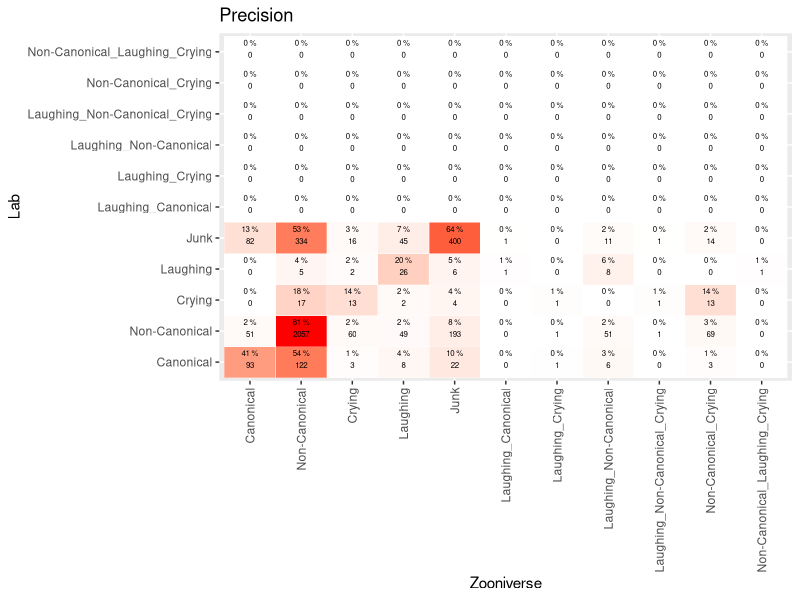
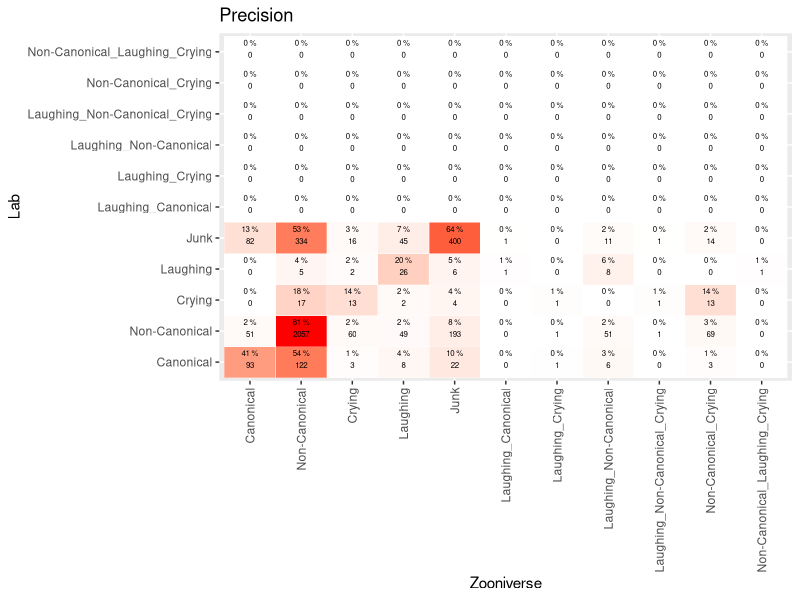
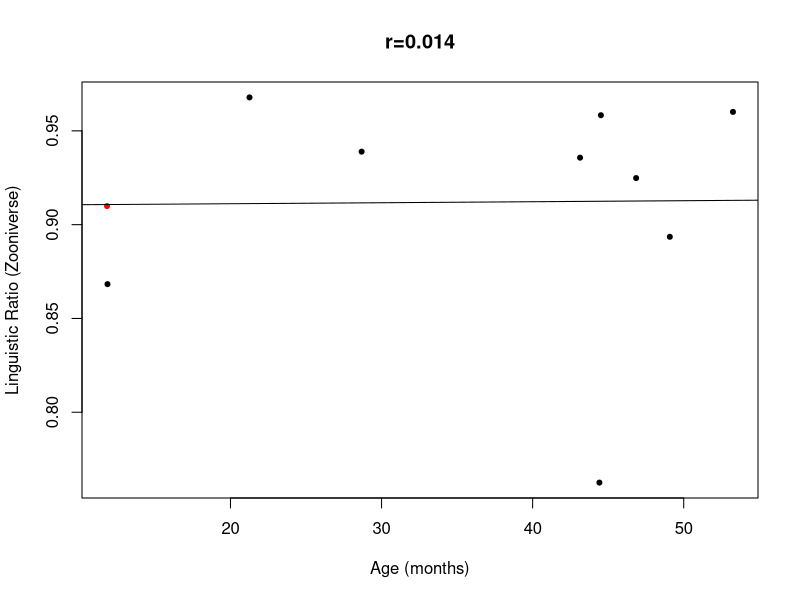
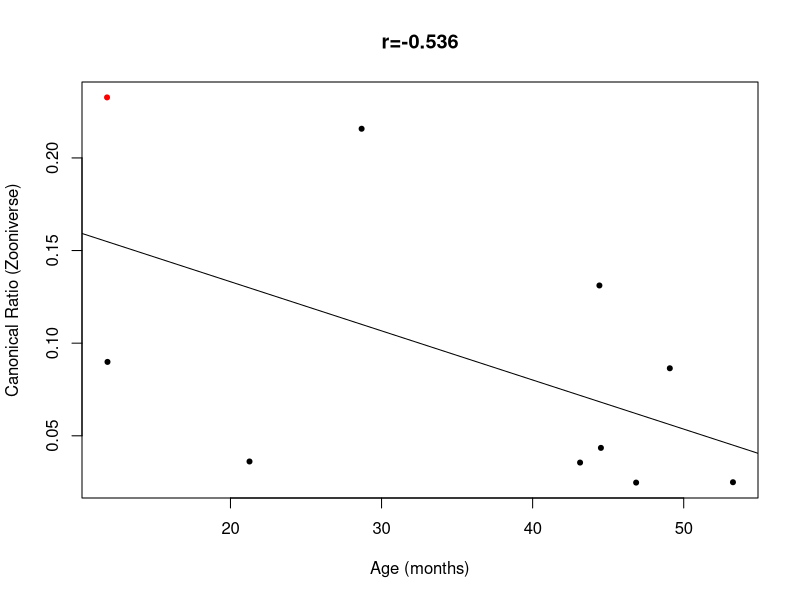
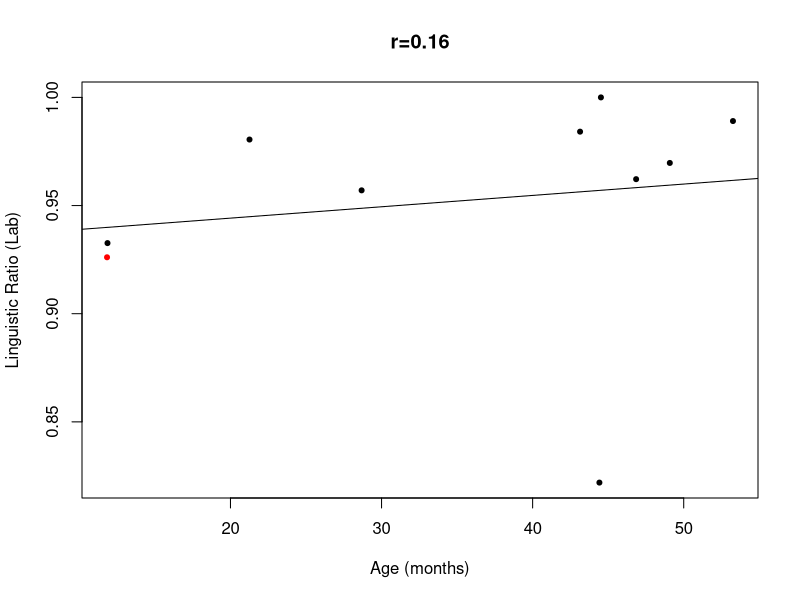
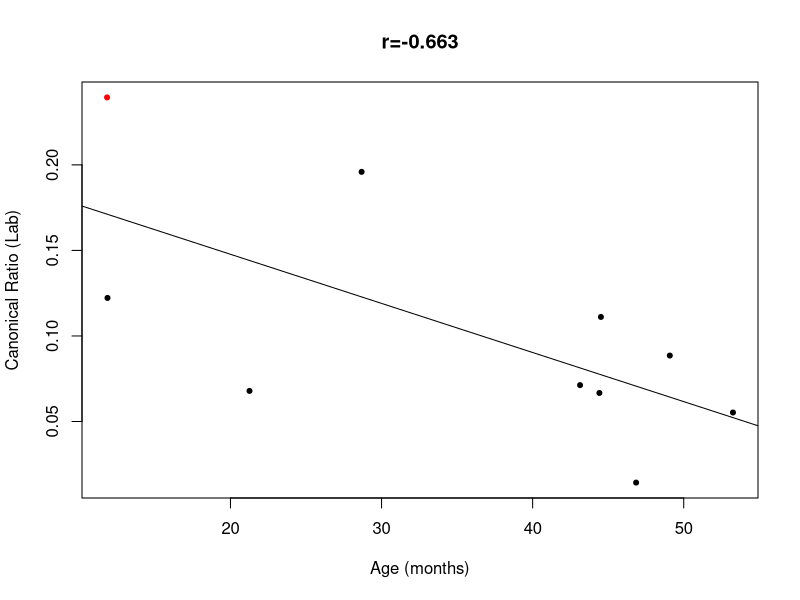
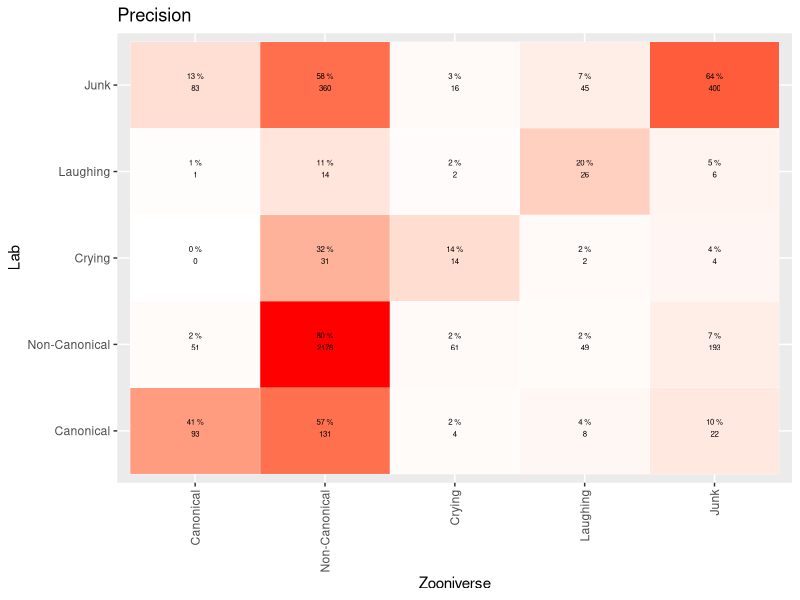
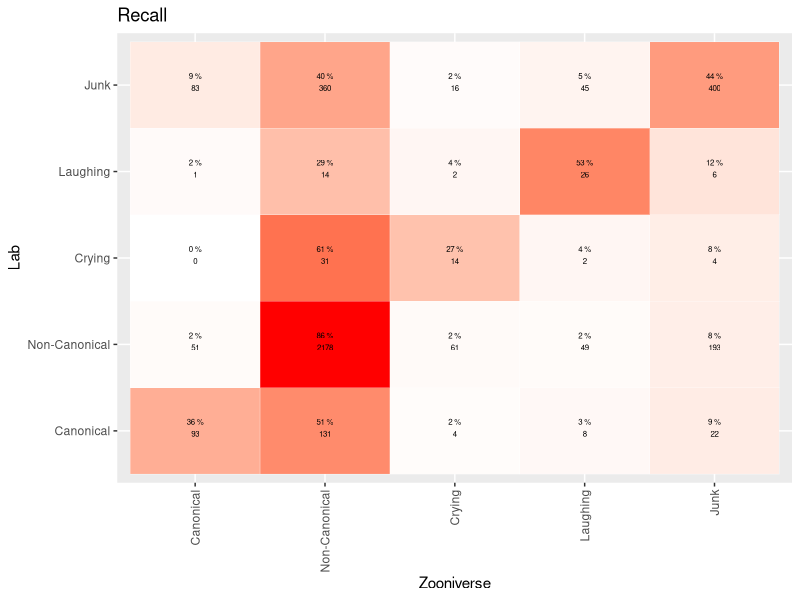

Reproduce these figures in R, in order.
## ---- chunk 1
knitr::opts_chunk$set(echo = TRUE)
library(tidyverse)
library(dplyr)
library(ggplot2)
library(caret)
library(scales)

dodiv=function(x) x/sum(x, na.rm=T)

## ---- chunk 2
#read demo data created by AC from info in paper
demo_data=read.csv("demo-data.tsv",sep="\t")

# read dataset composed with python
data_all <- read.csv("final_classifications_PU_zoon.csv")

#remove the word mixed that takes up space and is unnecessary
data_all$Zoon_classif=factor(gsub("Mixed_","",as.character(data_all$Zoon_classif),fixed=T))

#relevel the factor so that it's easier to read
data_all$Zoon_classif=factor(data_all$Zoon_classif, levels=c("Canonical","Non-Canonical",
                                                             "Crying","Laughing","Junk",levels(data_all$Zoon_classif)[grep("_",levels(data_all$Zoon_classif))]))


# create lab column with easier to read correspondance
data_all$lab<-as.character(data_all$Major_Choice)
data_all$lab[data_all$lab=="Non-canonical syllables"]<-"Non-Canonical"
data_all$lab[data_all$lab=="Canonical syllables"]<-"Canonical"
data_all$lab[data_all$lab %in% c("Don't mark","None")]<-"Junk"
data_all$lab=factor(data_all$lab,levels=levels(data_all$Zoon_classif))
#apply same factor levels as zooniverse so that we can do symmetrical confusion matrices
## ---- chunk 3
table(data_all$lab)
table(data_all$Zoon_classif)

mycf=confusionMatrix(data_all$lab, data_all$Zoon_classif, dnn = c("Lab","Zooniverse"))

conf_tab=mycf$table

# this package uses sensitivity & specificity
#Sensitivity=recall
#Specificity=precision

mycf

## ---- chunk 4

prop_cat=data.frame(conf_tab/colSums(conf_tab)*100) #generates precision because columns
prop_cat$id=paste(prop_cat$Lab,prop_cat$Zooniverse)
colnames(prop_cat)[3]<-"pr"

data.frame(conf_tab)->stall
stall$id=paste(stall$Lab,stall$Zooniverse)
stall=merge(stall,prop_cat[c("id","pr")])



ggplot(data = stall, mapping = aes(y = Lab, x=Zooniverse)) +
 geom_tile(aes(fill= rescale(pr)), colour = "white") +
  geom_text(aes(label = paste(round(pr),"%")), vjust = -1,size=2) +
  geom_text(aes(label = Freq), vjust = 1,size=2) +
  scale_fill_gradient(low = "white", high = "red", name = "Percentage") +
     theme(legend.position = "none") +
  xlab("Zooniverse") + ylab("Lab") +
  ggtitle("Precision")+ theme(axis.text.x = element_text(angle = 90, vjust = 0.5, hjust=1))

## ---- chunk 5
prop_cat=data.frame(conf_tab/colSums(conf_tab)*100) #generates precision because columns
prop_cat$id=paste(prop_cat$Lab,prop_cat$Zooniverse)
colnames(prop_cat)[3]<-"pr"

data.frame(conf_tab)->stall
stall$id=paste(stall$Lab,stall$Zooniverse)
stall=merge(stall,prop_cat[c("id","pr")])



ggplot(data = stall, mapping = aes(y = Lab, x=Zooniverse)) +
 geom_tile(aes(fill= rescale(pr)), colour = "white") +
  geom_text(aes(label = paste(round(pr),"%")), vjust = -1,size=2) +
  geom_text(aes(label = Freq), vjust = 1,size=2) +
  scale_fill_gradient(low = "white", high = "red", name = "Percentage") +
     theme(legend.position = "none") +
  xlab("Zooniverse") + ylab("Lab") +
  ggtitle("Precision")+ theme(axis.text.x = element_text(angle = 90, vjust = 0.5, hjust=1))

## ---- chunk 6

#given results above, we map the mixed
data_all$Zoon_classif[data_all$Zoon_classif=="Laughing_Canonical"]<-"Canonical"
data_all$Zoon_classif[data_all$Zoon_classif=="Laughing_Non-Canonical"]<-"Non-Canonical"
data_all$Zoon_classif[data_all$Zoon_classif=="Laughing_Non-Canonical_Crying"]<-"Non-Canonical"
data_all$Zoon_classif[data_all$Zoon_classif=="Laughing_Crying"]<-"Crying"
data_all$Zoon_classif[data_all$Zoon_classif=="Non-Canonical_Crying"]<-"Non-Canonical"
data_all$Zoon_classif[data_all$Zoon_classif=="Non-Canonical_Laughing_Crying"]<-"Non-Canonical"

#and reset the factors for cleanliness
data_all$Zoon_classif=factor(data_all$Zoon_classif)
data_all$lab=factor(data_all$lab)

mycf=confusionMatrix(data_all$lab, data_all$Zoon_classif, dnn = c("Lab","Zooniverse"))
conf_tab=mycf$table

# this package uses sensitivity & specificity
#Sensitivity=recall
#Specificity=precision

mycf

## ---- chunk 7
pdf("precision.pdf",height=10,width=10)
prop_cat=data.frame(conf_tab/colSums(conf_tab)*100) #generates precision because columns
prop_cat$id=paste(prop_cat$Lab,prop_cat$Zooniverse)
colnames(prop_cat)[3]<-"pr"

data.frame(conf_tab)->stall
stall$id=paste(stall$Lab,stall$Zooniverse)
stall=merge(stall,prop_cat[c("id","pr")])



ggplot(data = stall, mapping = aes(y = Lab, x=Zooniverse)) +
 geom_tile(aes(fill= rescale(pr)), colour = "white") +
  geom_text(aes(label = paste(round(pr),"%")), vjust = -1,size=2) +
  geom_text(aes(label = Freq), vjust = 1,size=2) +
  scale_fill_gradient(low = "white", high = "red", name = "Percentage") +
     theme(legend.position = "none") +
  xlab("Zooniverse") + ylab("Lab") +
  ggtitle("Precision")+ theme(axis.text.x = element_text(angle = 90, vjust = 0.5, hjust=1))
dev.off()
## ---- chunk 8
pdf("recall.pdf",height=10,width=10)
prop_cat=data.frame(conf_tab/rowSums(conf_tab)*100)  #generates recall because rows
prop_cat$id=paste(prop_cat$Lab,prop_cat$Zooniverse)
colnames(prop_cat)[3]<-"rec"

data.frame(conf_tab)->stall
stall$id=paste(stall$Lab,stall$Zooniverse)
stall=merge(stall,prop_cat[c("id","rec")])

ggplot(data = stall, mapping = aes(y = Lab, x=Zooniverse)) +
 geom_tile(aes(fill= rescale(rec)), colour = "white") +
  geom_text(aes(label = paste(round(rec),"%")), vjust = -1,size=2) +
  geom_text(aes(label = Freq), vjust = 1,size=2) +
  scale_fill_gradient(low = "white", high = "red", name = "Percentage") +
     theme(legend.position = "none") +
  xlab("Zooniverse") + ylab("Lab") +
  ggtitle("Recall")+ theme(axis.text.x = element_text(angle = 90, vjust = 0.5, hjust=1))


dev.off()
## ---- chunk 9


#get the ns by child, then calculate the linguistic ratio & canonical ratio, separately for zooniverse & lab
ztab=table(data_all$ChildID,data_all$Zoon_classif)
z_lr=rowSums(ztab[,c("Canonical","Non-Canonical")])/rowSums(ztab[,-which(colnames(ztab) %in% c("Junk"))])
z_cr=ztab[,c("Canonical")]/rowSums(ztab[,c("Canonical","Non-Canonical")])

ltab=table(data_all$ChildID,data_all$lab)
l_lr=rowSums(ltab[,c("Canonical","Non-Canonical")])/rowSums(ltab[,-which(colnames(ztab) %in% c("Junk"))])
l_cr=ltab[,c("Canonical")]/rowSums(ltab[,c("Canonical","Non-Canonical")])

#put all the ratios together
if(sum(rownames(ztab)==rownames(ltab))==dim(ztab)[1]) ratios=cbind(rownames(ztab),z_lr,z_cr,l_lr,l_cr) else print("oops this code needs to be more complex because we don't have the same kids for the two ratios")
colnames(ratios)[1]<-"ChildID"

#add age
#ages=aggregate(data_all$Age,by=list(data_all$ChildID),mean) #this is a weird way of adding ages, since all of the ages for a given child should be the same if there is only one recording, and if there are multiple recordings, then we should not get the mean
#improvement: now we merge with a demo data tab, but note this is merged with child id, so the problem of multiple recs per child is still there


merge(ratios,demo_data,by="ChildID")->ratios
colnames(ratios)[dim(ratios)[2]]<-"Age"

#cbinding results in text, so we numerize the ratios
for(thisvar in c("z_lr","z_cr","l_lr","l_cr")) ratios[,thisvar]=as.numeric(as.character(ratios[,thisvar]))
summary(ratios)
## ---- chunk 10
prettynames=c("Linguistic Ratio (Zooniverse)","Canonical Ratio (Zooniverse)",
             "Linguistic Ratio (Lab)","Canonical Ratio (Lab)" )
names(prettynames)<-c("z_lr","z_cr","l_lr","l_cr")

#!!! this is working the opposite than it should! but note that to get angsynd kids to come out in red, I have to do it like this -- it doesn't make sense...
mycols=c("red","black")
names(mycols)<-c("Low-RiskControl","AngelmanSyndrome")

for(thisvar in c("z_lr","z_cr","l_lr","l_cr")) {
  myr=round(cor.test(ratios[,thisvar],ratios$Age)$estimate,3)
  plot(ratios[,thisvar]~ratios$Age, pch=20,xlab="Age (months)",ylab=prettynames[thisvar],main=paste0("r=",myr),
       col=mycols[ratios$Diagnosis])
  abline(lm(ratios[,thisvar]~ratios$Age))
  }

## ---- chunk 11

#Ling ratio
pdf("ling_rat_z_vs_l.pdf",height=5,width=5)
lims=range(c(ratios[,"z_lr"],ratios[,"l_lr"]))
  myr=round(cor.test(ratios[,"z_lr"],ratios[,"l_lr"])$estimate,3)
  plot(ratios[,"z_lr"]~ratios[,"l_lr"], pch=20,xlab=prettynames["l_lr"],ylab=prettynames["z_lr"],main=paste0("r=",myr),
       xlim=lims,ylim=lims,
       col=mycols[ratios$Diagnosis])
  abline(lm(ratios[,"z_lr"]~ratios[,"l_lr"]))
  lines(c(0,1),c(0,1),lty=2,col="darkgray")
dev.off()

  #CR
pdf("can_rat_z_vs_l.pdf",height=5,width=5)
lims=range(c(ratios[,"z_cr"],ratios[,"l_cr"]))
    myr=round(cor.test(ratios[,"z_cr"],ratios[,"l_cr"])$estimate,3)
  plot(ratios[,"z_cr"]~ratios[,"l_cr"], pch=20,xlab=prettynames["l_cr"],ylab=prettynames["z_cr"],main=paste0("r=",myr),
       xlim=lims,ylim=lims,
       col=mycols[ratios$Diagnosis])
  abline(lm(ratios[,"z_cr"]~ratios[,"l_cr"]),col="darkgray")
    lines(c(0,1),c(0,1),lty=2,col="darkgray")
dev.off()
